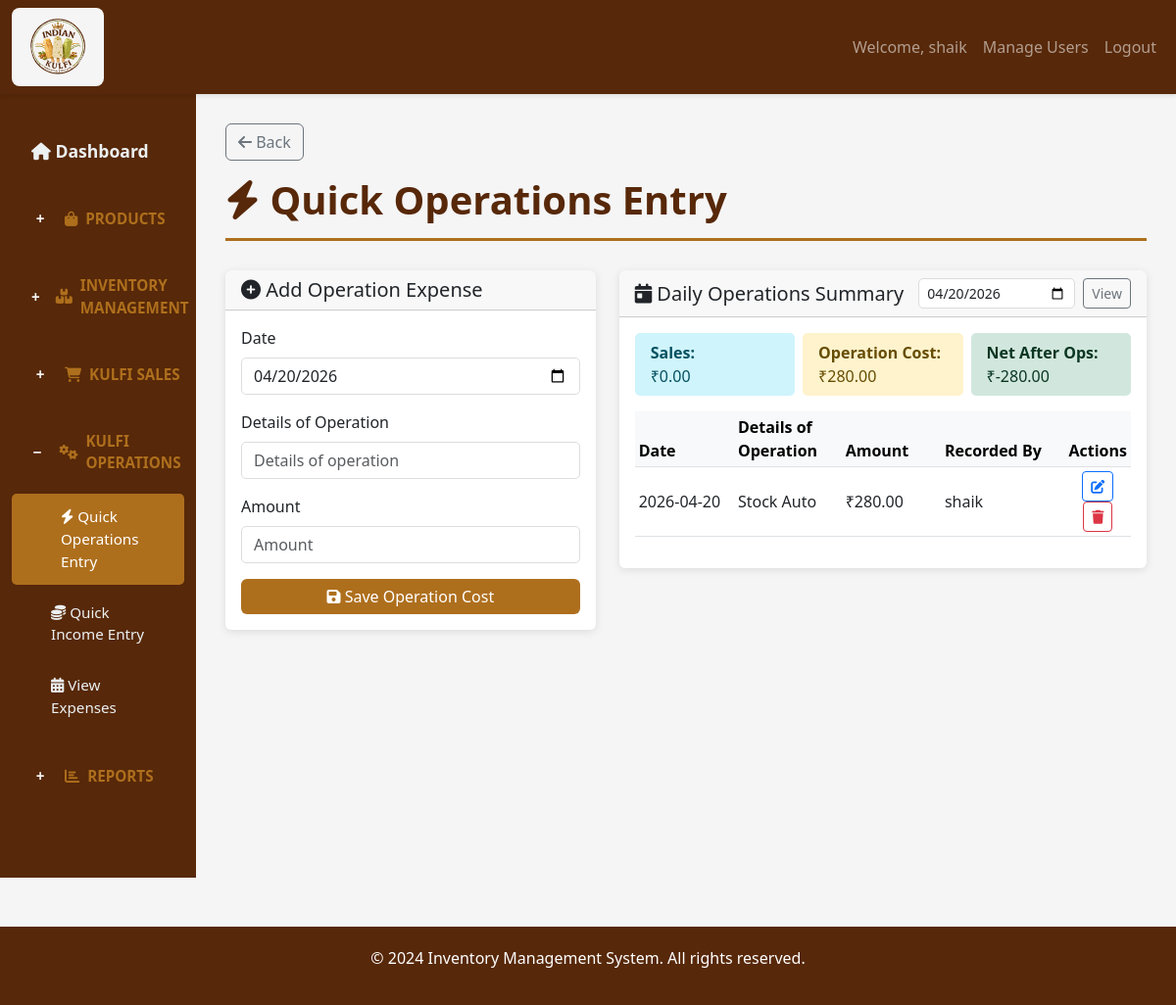
The app's page /operations/quick-entry/?date=2026-04-20 (signed in), older data.
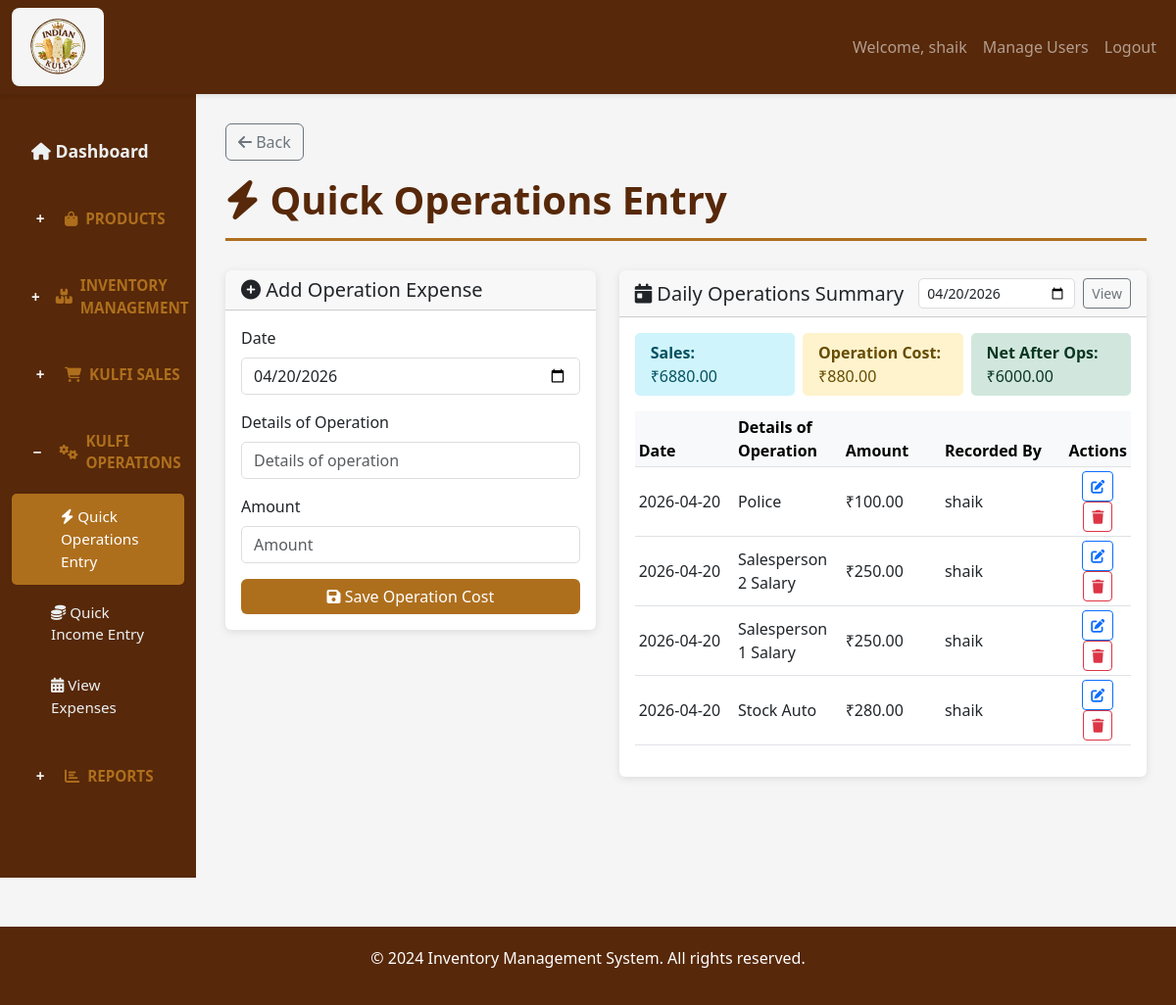
The same page, newer data.
### inventory/models.py (models this page shows, shortened)
class OperationsExpense(models.Model):
    operation_date = models.DateField(default=timezone.now)
    details = models.CharField(max_length=255)
    amount = models.DecimalField(max_digits=12, decimal_places=2)
    client_txn_id = models.CharField(max_length=64, blank=True, null=True, db_index=True, help_text="Client-generated idempotency key")
    client_updated_at = models.DateTimeField(blank=True, null=True, db_index=True, help_text="Client-side update timestamp")
    server_version = models.PositiveIntegerField(default=1)
    created_by = models.ForeignKey(User, on_delete=models.SET_NULL, null=True, blank=True)
    created_at = models.DateTimeField(auto_now_add=True)
    updated_at = models.DateTimeField(auto_now=True)
    class Meta:
        ordering = ['-operation_date', '-created_at']
        verbose_name_plural = "Operations Expenses"

### inventory/views.py (the view)
    def _wrapped_view(request, *args, **kwargs):
        if not request.user.is_authenticated:
            return redirect('login')
        if not request.user.is_staff:
            messages.error(request, 'You can access only the Sales module with this account.')
            return redirect('quick_sales_entry')
        return view_func(request, *args, **kwargs)

### inventory/forms.py
class OperationsExpenseForm(forms.ModelForm):
    class Meta:
        model = OperationsExpense
        fields = ['operation_date', 'details', 'amount']
        widgets = {
            'operation_date': forms.DateInput(attrs={'class': 'form-control', 'type': 'date'}),
            'details': forms.TextInput(attrs={'class': 'form-control', 'placeholder': 'Details of operation'}),
            'amount': forms.NumberInput(attrs={'class': 'form-control', 'placeholder': 'Amount', 'step': '0.01', 'min': '0'}),
        }
    def __init__(self, *args, **kwargs):
        super().__init__(*args, **kwargs)
        self.fields['operation_date'].initial = timezone.now().date()

### inventory/views.py (called while the page is built)
def admin_only_view(view_func):
    def _wrapped_view(request, *args, **kwargs):
        if not request.user.is_authenticated:
            return redirect('login')
        if not request.user.is_staff:
            messages.error(request, 'You can access only the Sales module with this account.')
            return redirect('quick_sales_entry')
        return view_func(request, *args, **kwargs)
    return _wrapped_view

### templates/inventory/quick_operations_entry.html (shortened to what this page needs)
{% extends 'inventory/base.html' %}
{% block content %}
<h1 class="page-title"><i class="fas fa-bolt"></i> Quick Operations Entry</h1>
<div class="row mb-4">
    <div class="col-lg-5 mb-3">
        <div class="card">
            <div class="card-header">
                <h5 class="mb-0">
                    {% if edit_expense %}
                        <i class="fas fa-edit"></i> Edit Operation Expense
                    {% else %}
                        <i class="fas fa-plus-circle"></i> Add Operation Expense
                    {% endif %}
                </h5>
            </div>
            <div class="card-body">
                <form method="POST" class="row g-3">
                    <div class="col-12">
                        <label class="form-label" for="id_operation_date">Date</label>
                        {{ form.operation_date }}
                    </div>
                    <div class="col-12">
                        <label class="form-label" for="id_details">Details of Operation</label>
                        {{ form.details }}
                    </div>
                    <div class="col-12">
                        <label class="form-label" for="id_amount">Amount</label>
                        {{ form.amount }}
                    </div>
                    <div class="col-12 d-grid">
                        {% if edit_expense %}
                        <div class="d-flex gap-2">
                            <button type="submit" class="btn btn-primary flex-fill">
                                <i class="fas fa-save"></i> Update Operation Cost
                            </button>
                            <a href="{% url 'quick_operations_entry' %}?date={{ selected_date|date:'Y-m-d' }}" class="btn btn-outline-secondary">
                                <i class="fas fa-times"></i> Cancel
                            </a>
                        </div>
                        {% else %}
                        <button type="submit" class="btn btn-primary">
                            <i class="fas fa-save"></i> Save Operation Cost
                        </button>
                        {% endif %}
                    </div>
                </form>
            </div>
        </div>
    </div>
    <div class="col-lg-7 mb-3">
        <div class="card">
            <div class="card-header d-flex justify-content-between align-items-center">
                <h5 class="mb-0"><i class="fas fa-calendar-day"></i> Daily Operations Summary</h5>
                <form method="GET" class="d-flex gap-2 align-items-center mb-0">
                    <input type="date" name="date" value="{{ selected_date|date:'Y-m-d' }}" class="form-control form-control-sm" style="min-width: 160px;">
                    <button type="submit" class="btn btn-outline-secondary btn-sm">View</button>
                </form>
            </div>
            <div class="card-body">
                <div class="row g-2 mb-3">
                    <div class="col-md-4">
                        <div class="alert alert-info py-2 mb-0">
                            <strong>Sales:</strong><br>₹{{ day_revenue|floatformat:2 }}
                        </div>
                    </div>
                    <div class="col-md-4">
                        <div class="alert alert-warning py-2 mb-0">
                            <strong>Operation Cost:</strong><br>₹{{ total_day_operation_cost|floatformat:2 }}
                        </div>
                    </div>
                    <div class="col-md-4">
                        <div class="alert alert-success py-2 mb-0">
                            <strong>Net After Ops:</strong><br>₹{{ day_net_after_operations|floatformat:2 }}
                        </div>
                    </div>
                </div>
                <div class="table-responsive">
                    <table class="table table-sm table-hover align-middle">
                        <thead class="table-light">
                            <tr>
                                <th style="width: 20%;">Date</th>
                                <th>Details of Operation</th>
                                <th style="width: 20%;">Amount</th>
                                <th style="width: 25%;">Recorded By</th>
                                <th style="width: 12%;" class="text-center">Actions</th>
                            </tr>
                        </thead>
                        <tbody>
                            {% for item in operations_entries %}
                            <tr>
                                <td>{{ item.operation_date|date:'Y-m-d' }}</td>
                                <td>{{ item.details }}</td>
                                <td>₹{{ item.amount|floatformat:2 }}</td>
                                <td>{% if item.created_by %}{{ item.created_by.get_full_name|default:item.created_by.username }}{% else %}-{% endif %}</td>
                                <td class="text-center">
                                    <a href="{% url 'quick_operations_entry' %}?date={{ selected_date|date:'Y-m-d' }}&edit={{ item.id }}" class="btn btn-sm btn-outline-primary" title="Edit">
                                        <i class="fas fa-edit"></i>
                                    </a>
                                    <form method="POST" action="{% url 'delete_operations_expense' item.id %}" class="d-inline" onsubmit="return confirm('Delete this operation entry?');">
                                        <button type="submit" class="btn btn-sm btn-outline-danger" title="Delete">
                                            <i class="fas fa-trash"></i>
                                        </button>
                                    </form>
                                </td>
                            </tr>
                            {% empty %}
                            <tr>
                                <td colspan="5" class="text-center text-muted">No operation expenses recorded for this date.</td>
                            </tr>
                            {% endfor %}
                        </tbody>
                    </table>
                </div>
            </div>
        </div>
    </div>
</div>
{% endblock %}

### templates/inventory/base.html (shortened to what this page needs)
<!DOCTYPE html>
<html lang="en">
<head>
    <link href="https://cdn.jsdelivr.net/npm/bootstrap@5.3.0/dist/css/bootstrap.min.css" rel="stylesheet">
    <link href="https://cdnjs.cloudflare.com/ajax/libs/font-awesome/6.4.0/css/all.min.css" rel="stylesheet">
</head>
<body>
    {% if user.is_authenticated %}
    <nav class="navbar navbar-expand-lg navbar-dark">
        <div class="container-fluid">
            <a class="navbar-brand" href="{% if user.is_staff %}{% url 'dashboard' %}{% else %}{% url 'quick_sales_entry' %}{% endif %}">
                <img src="{{ STATIC_URL }}logo/logo.svg" alt="Logo" onerror="this.onerror=null;this.src='{{ STATIC_URL }}logo/logo.png';" style="width:64px;height:64px;object-fit:contain;">
            </a>
            <div class="collapse navbar-collapse" id="navbarNav">
                <ul class="navbar-nav ms-auto">
                    <li class="nav-item">
                        <span class="nav-link">Welcome, {{ user.first_name|default:user.username }}</span>
                    </li>
                    {% if user.is_staff %}
                    <li class="nav-item">
                        <a class="nav-link" href="{% url 'user_list' %}">Manage Users</a>
                    </li>
                    {% endif %}
                    <li class="nav-item">
                        <a class="nav-link" href="{% url 'logout' %}">Logout</a>
                    </li>
                </ul>
            </div>
        </div>
    </nav>
    <div class="container-fluid">
        <div class="row">
            <nav class="col-12 col-md-2 sidebar">
                <div>
                    {% if user.is_staff %}
                    <a href="{% url 'dashboard' %}" class="{% if request.resolver_match.url_name == 'dashboard' %}active{% endif %}" style="margin-top: 10px; padding: 15px 20px; font-weight: 600; font-size: 1.1rem;">
                        <i class="fas fa-home"></i> Dashboard
                    </a>
                    <div class="sidebar-section-title" onclick="toggleSection('products-section', this)">
                        <span class="toggle-icon">+</span>
                        <i class="fas fa-shopping-bag"></i> Products
                    </div>
                    <div class="sidebar-section-title" onclick="toggleSection('inventory-section', this)">
                        <span class="toggle-icon">+</span>
                        <i class="fas fa-boxes"></i> Inventory Management
                    </div>
                    <div class="sidebar-section-title" onclick="toggleSection('sales-section', this)">
                        <span class="toggle-icon">+</span>
                        <i class="fas fa-shopping-cart"></i> Kulfi Sales
                    </div>
                    <div class="sidebar-section-title" onclick="toggleSection('operations-section', this)">
                        <span class="toggle-icon">+</span>
                        <i class="fas fa-cogs"></i> Kulfi Operations
                    </div>
                    <div id="operations-section" class="sidebar-sub-items">
                        <a href="{% url 'quick_operations_entry' %}" class="sub-item {% if request.resolver_match.url_name == 'quick_operations_entry' %}active{% endif %}">
                            <i class="fas fa-bolt"></i> Quick Operations Entry
                        </a>
                        <a href="{% url 'quick_income_entry' %}" class="sub-item {% if request.resolver_match.url_name == 'quick_income_entry' %}active{% endif %}">
                            <i class="fas fa-coins"></i> Quick Income Entry
                        </a>
                        <a href="{% url 'expenses_history' %}" class="sub-item {% if request.resolver_match.url_name == 'expenses_history' %}active{% endif %}">
                            <i class="fas fa-calendar-alt"></i> View Expenses
                        </a>
                    </div>
                    <div class="sidebar-section-title" onclick="toggleSection('reports-section', this)">
                        <span class="toggle-icon">+</span>
                        <i class="fas fa-chart-bar"></i> Reports
                    </div>
                    {% endif %}
                </div>
            </nav>
            <main class="col-12 col-md-10 main-content">
                {% if request.resolver_match.url_name != 'dashboard' %}
                <div class="page-back-wrap">
                    <button type="button" class="btn btn-outline-secondary" onclick="if (window.history.length > 1) { window.history.back(); } else { window.location.href='{% if user.is_staff %}{% url 'dashboard' %}{% else %}{% url 'quick_sales_entry' %}{% endif %}'; }">
                        <i class="fas fa-arrow-left"></i> Back
                    </button>
                </div>
                {% endif %}
                {% block content %}{% endblock %}
            </main>
        </div>
    </div>
    <footer>
        <p>&copy; 2024 Inventory Management System. All rights reserved.</p>
    </footer>
    {% endif %}
</body>
</html>

### templates/inventory/base.html (style rules this page uses)
:root { --primary-color: #572809; --secondary-color: #AE6F1D; --accent-light: #E8D8B1; --accent-cream: #F5F3F1; --text-dark: #572809; --success-color: #27ae60; }
body { background-color: #f5f5f5; font-family: 'Segoe UI', Tahoma, Geneva, Verdana, sans-serif; }
.navbar { background-color: var(--primary-color); box-shadow: 0 2px 4px rgba(0,0,0,0.1); }
.sidebar { background-color: var(--primary-color); color: white; min-height: 100vh; padding-top: 20px; }
.sidebar a { color: #ecf0f1; text-decoration: none; display: block; padding: 12px 20px; margin: 5px 0; border-radius: 5px; transition: all 0.3s ease; }
.sidebar a:hover, .sidebar a.active { background-color: var(--secondary-color); color: white; padding-left: 30px; }
.sidebar-section-title { color: var(--secondary-color); margin-top: 30px; margin-bottom: 15px; padding-left: 20px; font-size: 0.95rem; text-transform: uppercase; font-weight: 600; cursor: pointer; user-select: none; display: flex; align-items: center; gap: 8px; }
.sidebar-section-title i, .sidebar-section-title .toggle-icon { transition: all 0.3s ease; }
.sidebar-section-title .toggle-icon { display: inline-block; width: 18px; text-align: center; margin-right: 8px; font-weight: 700; color: #f5f5f5; }
.sidebar-sub-items { max-height: 0; overflow: hidden; transition: max-height 0.3s ease; }
.sidebar-sub-items.expanded { max-height: 500px; }
.sidebar a.sub-item { padding-left: 40px; font-size: 0.95rem; }
.sidebar a.sub-item.active { background-color: var(--secondary-color); color: white; padding-left: 50px; }
.main-content { background-color: #f5f5f5; padding: 30px; }
.card { border: none; box-shadow: 0 2px 8px rgba(0,0,0,0.1); margin-bottom: 20px; transition: transform 0.3s ease; }
.btn-primary, .btn-success, .btn-danger { border: none; transition: all 0.3s ease; }
.btn-primary { background-color: var(--secondary-color); color: white; }
.table { background-color: white; }
.table tbody tr { transition: background-color 0.3s ease; }
.alert { border: none; border-radius: 5px; }
.form-control, .form-select { border-color: #ddd; border-radius: 5px; }
.page-title { color: var(--primary-color); margin-bottom: 30px; font-weight: 600; border-bottom: 3px solid var(--secondary-color); padding-bottom: 15px; }
.page-back-wrap { margin-bottom: 16px; }
footer { background-color: var(--primary-color); color: white; text-align: center; padding: 20px; margin-top: 50px; }
.navbar-brand { background-color: #f5f5f5; padding: 8px 15px !important; border-radius: 8px; display: flex; align-items: center; gap: 10px; }

Row changes from the older to the newer data that the page shows:
added OperationsExpense: operation_date "2026-04-20", details "Police", amount "100.00", created_by.get_full_name "shaik"
added OperationsExpense: operation_date "2026-04-20", details "Salesperson 2 Salary", amount "250.00", created_by.get_full_name "shaik"
added OperationsExpense: operation_date "2026-04-20", details "Salesperson 1 Salary", amount "250.00", created_by.get_full_name "shaik"
Text that changed along with them:
{{ day_revenue|floatformat:2 }}: "0.00" → "6880.00"
{{ total_day_operation_cost|floatformat:2 }}: "280.00" → "880.00"
{{ day_net_after_operations|floatformat:2 }}: "-280.00" → "6000.00"
